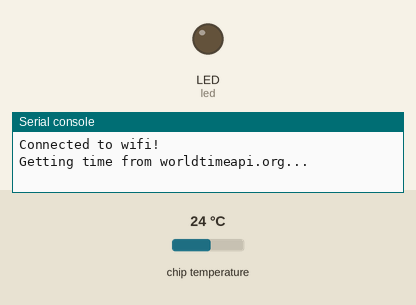
Recording of a program running on a simulated CircuitPython board. Parts: output pins drawn as LEDs (lit = HIGH), the last lines printed to the serial console. The test bench sets the inputs (shaded band); at power-on: chip temperature 24 °C. The clock reads 2024-03-15 10:24:30 at power-on unless the program sets it; requests to the public web service named in the program get a made-up reply in its usual format after 0.4 s (London, UTC, broken clouds, 64 % humidity, 1013 hPa unless stated); web requests get an empty 200 reply after 0.4 s.

Above: at 1.7 s.
At 2.75 s:
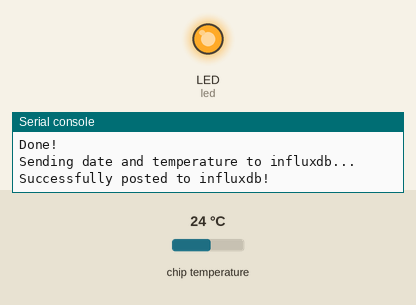
Timing chart, 0 to 4.3 s (numbered marks = the images above):
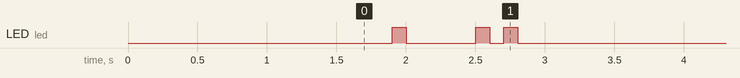

Measured:
- by itself, LED (led): goes HIGH 0.10 s, LOW 0.50 s, HIGH 0.10 s, LOW 0.10 s, HIGH 0.10 s, then LOW

The program:

influxdb2.py
```python
import wifi, time, ssl, socketpool, adafruit_requests
import digitalio
import board
import adafruit_datetime as datetime
import microcontroller


class Resetter:
    def __init__(self, limit):
        self.count = 0
        self.limit = limit

    def increment(self):
        self.count += 1
        if self.count > self.limit:
            microcontroller.reset()

    def reset(self):
        self.count = 0


def wait(secs: int) -> None:
    time.sleep(secs)


def blink(times: int, sec_gap: float = 0.2) -> None:
    led.value = False
    for i in range(times):
        led.value = not led.value
        time.sleep(sec_gap / 2)
        led.value = not led.value
        time.sleep(sec_gap / 2)


wifi.radio.connect("<SSID>", "<WPAKEY>")
print("Connected to wifi!")

pool = socketpool.SocketPool(wifi.radio)
requests = adafruit_requests.Session(pool, ssl.create_default_context())

timeUrl = "https://worldtimeapi.org/api/timezone/"
timezone = "Europe/Vienna"
timeUrl = timeUrl + timezone

influxdbUrl = "https://eu-central-1-1.aws.cloud2.influxdata.com/api/v2/write?org=<ORGANIZATION>&bucket=<BUCKET>&precision=s"
influxdbToken = "<API_TOKEN>"

led = digitalio.DigitalInOut(board.LED)
led.switch_to_output()

# Counter for successive errors
error_combo_counter = 0

# Resetter
r = Resetter(10)

while True:
    print("Getting time from worldtimeapi.org...")
    while True:
        try:
            response = requests.get(timeUrl).json()
        except:
            print("Request failed...")
            blink(1, 0.4)
            r.increment()
            time.sleep(1)
        else:
            print("Request successful! Time obtained.")
            blink(1)
            r.reset()
            break

    print("Reading tepmerature sensor...")
    temp = microcontroller.cpu.temperature
    print("Done!")

    print("Sending date and temperature to influxdb...")
    while True:
        try:
            requests.request(
                method="POST",
                url=influxdbUrl,
                data=f"picoTemp,sensor_id=CPU temperature={temp} {response['unixtime']}",
                headers={
                    "Authorization": f"Token {influxdbToken}",
                    "Content-Type": "text/plain; charset=utf-8",
                    "Accept": "application/json",
                },
            )
            # print(inflresp.content)
        except Exception as e:
            print("Post to influxdb failed!")
            # print(inflresp.content)
            # with open("/error_log.txt", "a") as erlog:
            #     erlog.write(f'{response["datetime"]}: {e}\n')
            blink(2, 0.4)
            r.increment()
            time.sleep(1)
        else:
            print("Successfully posted to influxdb!")
            blink(2)
            r.reset()
            break

    # print("Writing date and temperature to flash...")
    # with open("/temp_log.txt", "a") as outfile:
    #     while True:
    #         try:
    #             outfile.write(f'{response["unixtime"]} {round(temp, 1)}\n')
    #         except OSError as e:  # Typically when the filesystem isn't writeable...
    #             blink(3, 0.4)  # ...blink the LED every half second.
    #             with open("/error_log.txt", "a") as erlog:
    #                 erlog.write(f'{response["datetime"]}: {e}\n')
    #                 r.increment()
    #             time.sleep(1)
    #             if e.args[0] == 28:  # If the filesystem is full...
    #                 while True:
    #                     blink(3, 0.4)
    #                     time.sleep(1)
    #             break
    #         else:
    #             outfile.flush()
    #             print("Write to flash successful!")
    #             blink(3)
    #             r.reset()
    #             break

    time.sleep(300)

# """
# picoTemp,sensor_id=TLM0201 temperature=74.97038159354763,humidity=35.23103248356096,co=0.4544531056779365 1682350815
# picoTemp,sensor_id=TLM0202 temperature=76.30007505999716,humidity=35.65192991869171,co=0.5341876544505826 1682350844
# """,

# exec(open('main.py').read())
```
